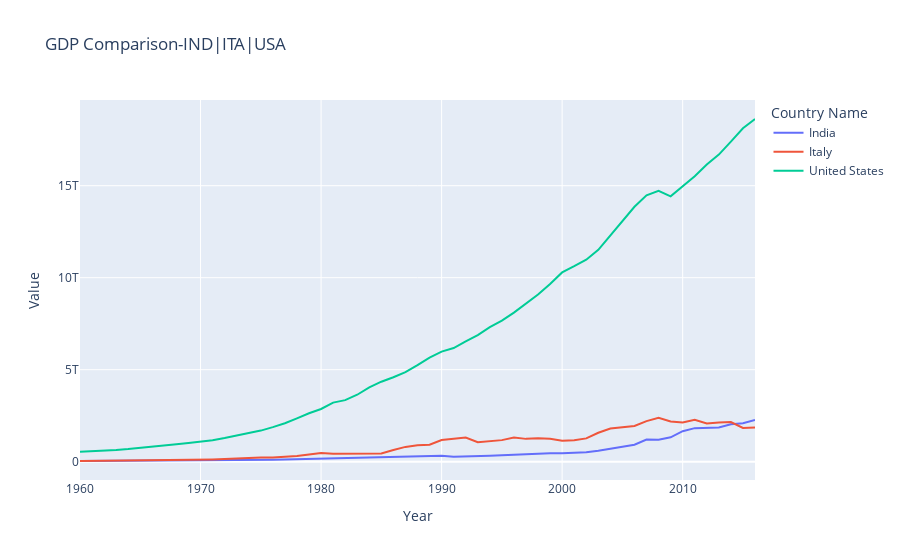

Source (notebook cell):
### Markdown cell above
**GDP Comparison between Specific Countries**

### Code cell
lst = ['IND', 'ITA', 'USA']
dfs = []
for i in lst:
    dfs.append(data[data['Country Code']==i])
    
    df_pr = pd.concat(dfs)
    
fig = px.line(df_pr, x= 'Year', y = 'Value', 
             title = 'GDP Comparison-'+ '|'.join(lst), color = 'Country Name')
pyo.plot(fig, filename = ' '.join(lst)+'.html')
fig
